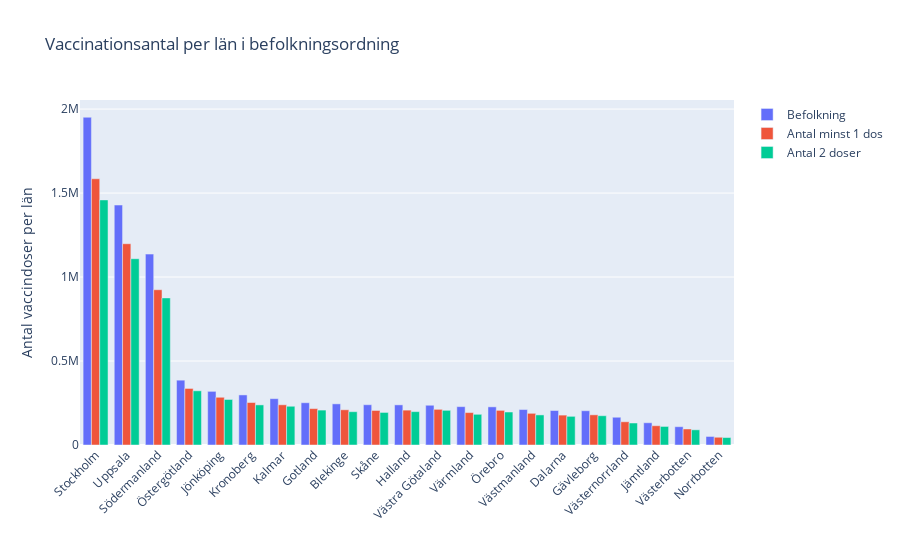

The code cell stored with this chart in its notebook:
### Code cell
# With plotly express
# befolkning > 16 år
# antal 1 dost
# antal 2 doser

fig = px.bar(
    vaccine_per_laen.sort_values('Befolkning', ascending=False),
    x=vaccine_per_laen.index, y=plotparams, 
    title="Vaccinationsantal per län i befolkningsordning",
    labels={"x":"", "value":"Antal vaccindoser per län", "variable":""}
)
fig.update_layout(barmode='group', xaxis_tickangle=-45)
fig.show()

# Save figure as html file
plotly.offline.plot(fig, filename=f"visualiseringar/2f_antalvaccin_plotlyx.html");

### Figure 1 — Plotly figure (JSON) as saved in the notebook; plotly's stock layout.template omitted (floating-point values rounded to 4 significant figures)
{"data": [{"alignmentgroup": "True", "hovertemplate": "=%{x}<br>Antal vaccindoser per län=%{y}<extra></extra>", "legendgroup": "Befolkning", "marker": {"color": "#636efa", "pattern": {"shape": ""}}, "name": "Befolkning", "offsetgroup": "Befolkning", "orientation": "v", "showlegend": true, "textposition": "auto", "type": "bar", "x": ["Stockholm", "Uppsala", "Södermanland", "Östergötland", "Jönköping", "Kronoberg", "Kalmar", "Gotland", "Blekinge", "Skåne", "Halland", "Västra Götaland", "Värmland", "Örebro", "Västmanland", "Dalarna", "Gävleborg", "Västernorrland", "Jämtland", "Västerbotten", "Norrbotten"], "xaxis": "x", "y": [1951266, 1428628, 1136603, 385978, 319391, 298157, 275840, 251671, 244962, 239812, 238920, 236675, 228378, 227145, 211129, 205281, 204091, 165291, 132463, 108953, 50863], "yaxis": "y"}, {"alignmentgroup": "True", "hovertemplate": "=%{x}<br>Antal vaccindoser per län=%{y}<extra></extra>", "legendgroup": "Antal minst 1 dos", "marker": {"color": "#EF553B", "pattern": {"shape": ""}}, "name": "Antal minst 1 dos", "offsetgroup": "Antal minst 1 dos", "orientation": "v", "showlegend": true, "textposition": "auto", "type": "bar", "x": ["Stockholm", "Uppsala", "Södermanland", "Östergötland", "Jönköping", "Kronoberg", "Kalmar", "Gotland", "Blekinge", "Skåne", "Halland", "Västra Götaland", "Värmland", "Örebro", "Västmanland", "Dalarna", "Gävleborg", "Västernorrland", "Jämtland", "Västerbotten", "Norrbotten"], "xaxis": "x", "y": [1584895, 1198310, 924401, 336692, 284138, 252915, 239400, 216725, 209702, 205563, 207596, 212359, 193000, 206223, 188604, 178030, 179601, 138254, 114711, 95357, 46143], "yaxis": "y"}, {"alignmentgroup": "True", "hovertemplate": "=%{x}<br>Antal vaccindoser per län=%{y}<extra></extra>", "legendgroup": "Antal 2 doser", "marker": {"color": "#00cc96", "pattern": {"shape": ""}}, "name": "Antal 2 doser", "offsetgroup": "Antal 2 doser", "orientation": "v", "showlegend": true, "textposition": "auto", "type": "bar", "x": ["Stockholm", "Uppsala", "Södermanland", "Östergötland", "Jönköping", "Kronoberg", "Kalmar", "Gotland", "Blekinge", "Skåne", "Halland", "Västra Götaland", "Värmland", "Örebro", "Västmanland", "Dalarna", "Gävleborg", "Västernorrland", "Jämtland", "Västerbotten", "Norrbotten"], "xaxis": "x", "y": [1459095, 1108998, 875634, 322632, 271144, 238710, 230634, 207926, 198260, 193853, 198688, 206427, 182788, 196346, 179118, 170670, 174331, 130930, 110497, 90406, 44359], "yaxis": "y"}], "layout": {"barmode": "group", "legend": {"title": {"text": ""}, "tracegroupgap": 0}, "title": {"text": "Vaccinationsantal per län i befolkningsordning"}, "xaxis": {"anchor": "y", "domain": [0, 1], "tickangle": -45, "title": {"text": ""}}, "yaxis": {"anchor": "x", "domain": [0, 1], "title": {"text": "Antal vaccindoser per län"}}}}
